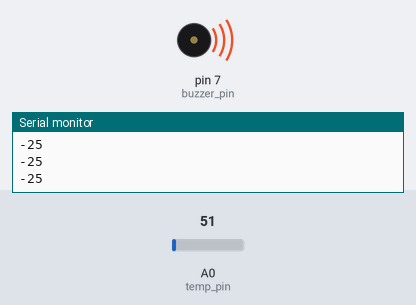
Simulated run of this sketch. Board: Arduino Uno, built with avr-gcc and run on an emulated ATmega328P. On the bench: buzzer (waves = sounding, pin HIGH), the last lines printed to the serial monitor. Inputs (shaded band) come from the test bench; at power-on: A0 (temp_pin) = 51.

Above: at 1.2 s.
1.3 s: A0 (temp_pin) set to 75
2.8 s: A0 (temp_pin) set to 90
At 3.6 s:
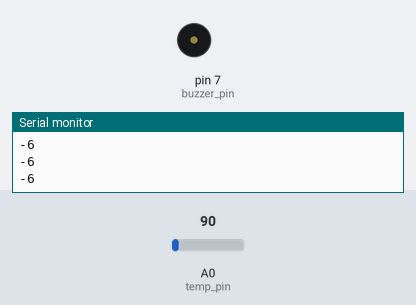
4.3 s: A0 (temp_pin) set to 71
At 4.7 s:
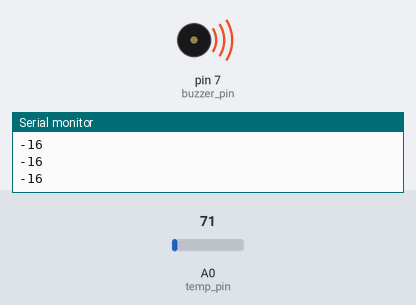
5.8 s: A0 (temp_pin) set to 86
At 7.0 s:
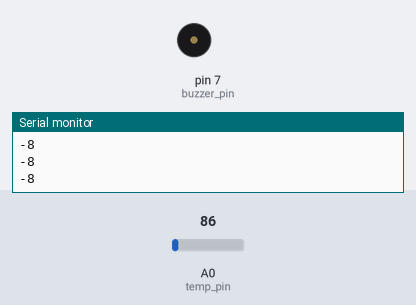
Timing chart, 0 to 8.3 s (numbered marks = the images above; inputs shaded):
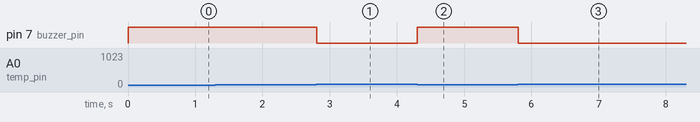

The sketch:

temp_sensor.ino
```cpp
int temp_pin= A0;

int buzzer_pin=7;

void setup(){

Serial.begin(9600);
  pinMode(buzzer_pin,OUTPUT);


}

void loop(){

int temp=temperature();

  Serial.println(temp);
  if(temp>100||temp<-10){

  digitalWrite(buzzer_pin,HIGH);

  }
  else {

  digitalWrite(buzzer_pin,LOW);

  }

}
int temperature(){

 int t=analogRead(temp_pin);
  return map(t,20,358,-40,125);


}
```

Measured:
- the behaviour switches between 81 and 82 on A0 (temp_pin) (found by bisection; images 0 and 1)
- after the input at 2.8 s, pin 7 (buzzer_pin): HIGH → LOW at once
- after the input at 4.3 s, pin 7 (buzzer_pin): LOW → HIGH at once
- after the input at 5.8 s, pin 7 (buzzer_pin): HIGH → LOW at once
